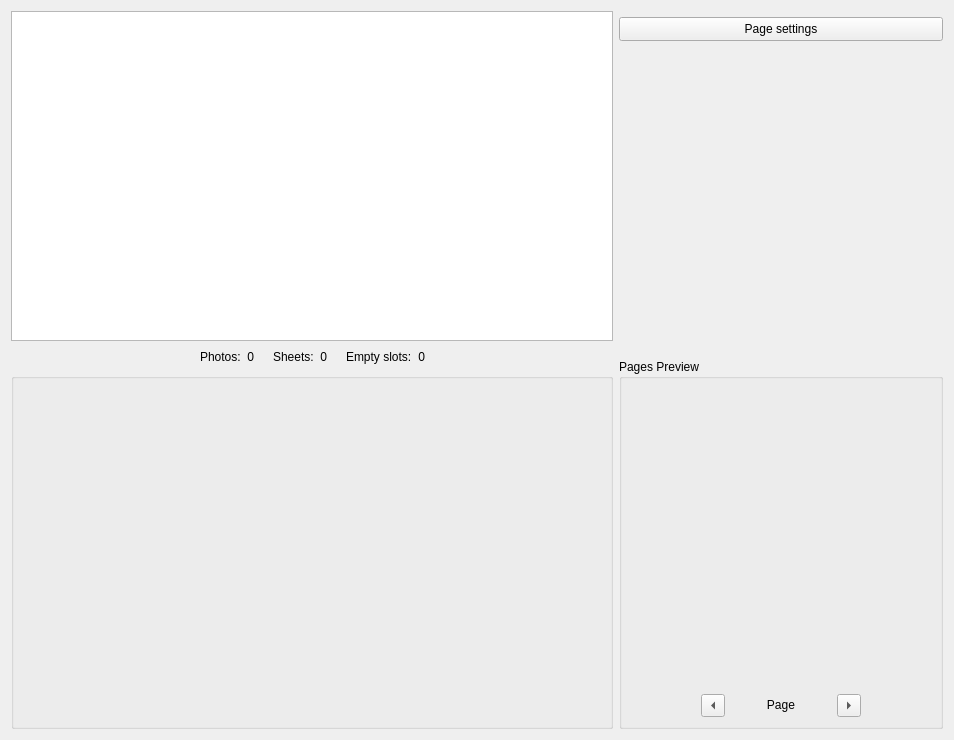
<?xml version="1.0" encoding="UTF-8"?>
<ui version="4.0">
 <class>AdvPrintPhotoPage</class>
 <widget class="QWidget" name="AdvPrintPhotoPage">
  <property name="geometry">
   <rect>
    <x>0</x>
    <y>0</y>
    <width>954</width>
    <height>740</height>
   </rect>
  </property>
  <property name="sizePolicy">
   <sizepolicy hsizetype="MinimumExpanding" vsizetype="MinimumExpanding">
    <horstretch>0</horstretch>
    <verstretch>0</verstretch>
   </sizepolicy>
  </property>
  <layout class="QGridLayout" name="gridLayout">
   <item row="0" column="0">
    <layout class="QHBoxLayout" name="horizontalLayout_11">
     <item>
      <layout class="QVBoxLayout" name="verticalLayout_10">
       <item>
        <layout class="QVBoxLayout" name="verticalLayout_9">
         <item>
          <widget class="QListWidget" name="ListPhotoSizes"/>
         </item>
         <item>
          <layout class="QHBoxLayout" name="horizontalLayout_3">
           <item>
            <spacer name="horizontalSpacer_7">
             <property name="orientation">
              <enum>Qt::Horizontal</enum>
             </property>
             <property name="sizeHint" stdset="0">
              <size>
               <width>13</width>
               <height>20</height>
              </size>
             </property>
            </spacer>
           </item>
           <item>
            <widget class="QLabel" name="TextLabel4_2">
             <property name="text">
              <string>Photos:</string>
             </property>
            </widget>
           </item>
           <item>
            <widget class="QLabel" name="LblPhotoCount">
             <property name="text">
              <string>&lt;p align=&quot;right&quot;&gt;0&lt;/p&gt;</string>
             </property>
            </widget>
           </item>
           <item>
            <spacer name="horizontalSpacer">
             <property name="orientation">
              <enum>Qt::Horizontal</enum>
             </property>
             <property name="sizeType">
              <enum>QSizePolicy::Fixed</enum>
             </property>
             <property name="sizeHint" stdset="0">
              <size>
               <width>13</width>
               <height>20</height>
              </size>
             </property>
            </spacer>
           </item>
           <item>
            <widget class="QLabel" name="TextLabel4">
             <property name="text">
              <string>Sheets:</string>
             </property>
            </widget>
           </item>
           <item>
            <widget class="QLabel" name="LblSheetsPrinted">
             <property name="text">
              <string>&lt;p align=&quot;right&quot;&gt;0&lt;/p&gt;</string>
             </property>
            </widget>
           </item>
           <item>
            <spacer name="horizontalSpacer_2">
             <property name="orientation">
              <enum>Qt::Horizontal</enum>
             </property>
             <property name="sizeType">
              <enum>QSizePolicy::Fixed</enum>
             </property>
             <property name="sizeHint" stdset="0">
              <size>
               <width>13</width>
               <height>20</height>
              </size>
             </property>
            </spacer>
           </item>
           <item>
            <widget class="QLabel" name="TextLabel6">
             <property name="text">
              <string>Empty slots:</string>
             </property>
            </widget>
           </item>
           <item>
            <widget class="QLabel" name="LblEmptySlots">
             <property name="text">
              <string>&lt;p align=&quot;right&quot;&gt;0&lt;/p&gt;</string>
             </property>
            </widget>
           </item>
           <item>
            <spacer name="horizontalSpacer_8">
             <property name="orientation">
              <enum>Qt::Horizontal</enum>
             </property>
             <property name="sizeHint" stdset="0">
              <size>
               <width>13</width>
               <height>20</height>
              </size>
             </property>
            </spacer>
           </item>
          </layout>
         </item>
        </layout>
       </item>
       <item>
        <widget class="QGroupBox" name="groupBox_2">
         <property name="minimumSize">
          <size>
           <width>200</width>
           <height>240</height>
          </size>
         </property>
         <property name="title">
          <string/>
         </property>
         <layout class="QVBoxLayout" name="verticalLayout_7">
          <item>
           <widget class="Digikam::DItemsList" name="mPrintList" native="true">
            <property name="sizePolicy">
             <sizepolicy hsizetype="Expanding" vsizetype="Expanding">
              <horstretch>0</horstretch>
              <verstretch>0</verstretch>
             </sizepolicy>
            </property>
            <property name="minimumSize">
             <size>
              <width>0</width>
              <height>0</height>
             </size>
            </property>
           </widget>
          </item>
         </layout>
        </widget>
       </item>
      </layout>
     </item>
     <item>
      <layout class="QVBoxLayout" name="verticalLayout_2">
       <item>
        <layout class="QVBoxLayout" name="verticalLayout_3">
         <item>
          <widget class="Digikam::SqueezedComboBox" name="m_printer_choice" native="true"/>
         </item>
         <item>
          <widget class="QPushButton" name="m_pagesetup">
           <property name="minimumSize">
            <size>
             <width>0</width>
             <height>24</height>
            </size>
           </property>
           <property name="text">
            <string>Page settings</string>
           </property>
          </widget>
         </item>
        </layout>
       </item>
       <item>
        <spacer name="verticalSpacer">
         <property name="orientation">
          <enum>Qt::Vertical</enum>
         </property>
         <property name="sizeHint" stdset="0">
          <size>
           <width>20</width>
           <height>40</height>
          </size>
         </property>
        </spacer>
       </item>
       <item>
        <widget class="QGroupBox" name="groupBox">
         <property name="sizePolicy">
          <sizepolicy hsizetype="Maximum" vsizetype="Maximum">
           <horstretch>0</horstretch>
           <verstretch>0</verstretch>
          </sizepolicy>
         </property>
         <property name="minimumSize">
          <size>
           <width>300</width>
           <height>0</height>
          </size>
         </property>
         <property name="title">
          <string>Pages Preview</string>
         </property>
         <layout class="QHBoxLayout" name="horizontalLayout_8">
          <item>
           <layout class="QVBoxLayout" name="verticalLayout_12">
            <item>
             <widget class="QLabel" name="BmpFirstPagePreview">
              <property name="sizePolicy">
               <sizepolicy hsizetype="Maximum" vsizetype="Maximum">
                <horstretch>0</horstretch>
                <verstretch>0</verstretch>
               </sizepolicy>
              </property>
              <property name="minimumSize">
               <size>
                <width>300</width>
                <height>300</height>
               </size>
              </property>
              <property name="alignment">
               <set>Qt::AlignCenter</set>
              </property>
             </widget>
            </item>
            <item>
             <layout class="QVBoxLayout" name="verticalLayout">
              <item>
               <layout class="QHBoxLayout" name="horizontalLayout_2">
                <item>
                 <spacer name="horizontalSpacer_11">
                  <property name="orientation">
                   <enum>Qt::Horizontal</enum>
                  </property>
                  <property name="sizeHint" stdset="0">
                   <size>
                    <width>20</width>
                    <height>20</height>
                   </size>
                  </property>
                 </spacer>
                </item>
                <item>
                 <widget class="QToolButton" name="BtnPreviewPageDown">
                  <property name="maximumSize">
                   <size>
                    <width>30</width>
                    <height>32767</height>
                   </size>
                  </property>
                  <property name="toolTip">
                   <string>Previous photo</string>
                  </property>
                  <property name="whatsThis">
                   <string>Previous photo</string>
                  </property>
                  <property name="text">
                   <string>&lt;</string>
                  </property>
                  <property name="arrowType">
                   <enum>Qt::LeftArrow</enum>
                  </property>
                 </widget>
                </item>
                <item>
                 <widget class="QLabel" name="LblPreview">
                  <property name="sizePolicy">
                   <sizepolicy hsizetype="Preferred" vsizetype="Fixed">
                    <horstretch>0</horstretch>
                    <verstretch>0</verstretch>
                   </sizepolicy>
                  </property>
                  <property name="minimumSize">
                   <size>
                    <width>100</width>
                    <height>0</height>
                   </size>
                  </property>
                  <property name="text">
                   <string>Page</string>
                  </property>
                  <property name="alignment">
                   <set>Qt::AlignCenter</set>
                  </property>
                 </widget>
                </item>
                <item>
                 <widget class="QToolButton" name="BtnPreviewPageUp">
                  <property name="maximumSize">
                   <size>
                    <width>30</width>
                    <height>32767</height>
                   </size>
                  </property>
                  <property name="toolTip">
                   <string>Next page</string>
                  </property>
                  <property name="whatsThis">
                   <string>Next page</string>
                  </property>
                  <property name="text">
                   <string>&gt;</string>
                  </property>
                  <property name="arrowType">
                   <enum>Qt::RightArrow</enum>
                  </property>
                 </widget>
                </item>
                <item>
                 <spacer name="horizontalSpacer_10">
                  <property name="orientation">
                   <enum>Qt::Horizontal</enum>
                  </property>
                  <property name="sizeHint" stdset="0">
                   <size>
                    <width>20</width>
                    <height>20</height>
                   </size>
                  </property>
                 </spacer>
                </item>
               </layout>
              </item>
             </layout>
            </item>
           </layout>
          </item>
         </layout>
        </widget>
       </item>
      </layout>
     </item>
    </layout>
   </item>
  </layout>
 </widget>
 <customwidgets>
  <customwidget>
   <class>Digikam::DItemsList</class>
   <extends>QWidget</extends>
   <header>ditemslist.h</header>
   <container>1</container>
  </customwidget>
  <customwidget>
   <class>Digikam::SqueezedComboBox</class>
   <extends>QWidget</extends>
   <header>squeezedcombobox.h</header>
   <container>1</container>
  </customwidget>
 </customwidgets>
 <tabstops>
  <tabstop>ListPhotoSizes</tabstop>
  <tabstop>BtnPreviewPageDown</tabstop>
  <tabstop>BtnPreviewPageUp</tabstop>
 </tabstops>
 <resources/>
 <connections/>
</ui>
